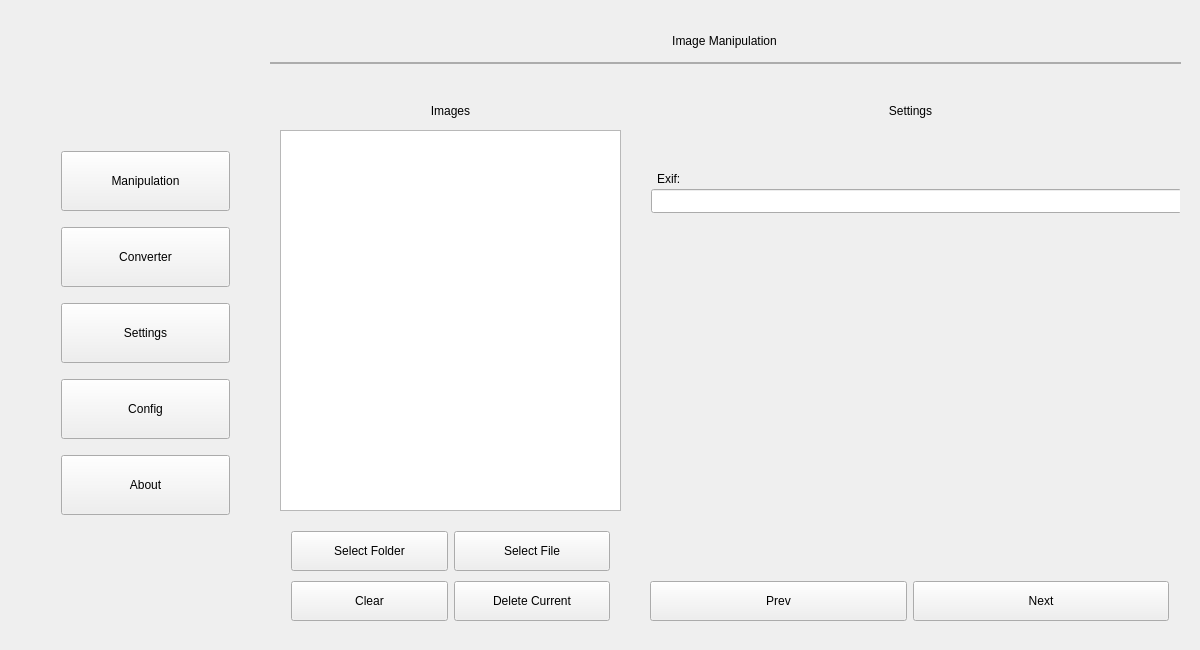
<?xml version="1.0" encoding="UTF-8"?>
<ui version="4.0">
 <class>ImageEditClass</class>
 <widget class="QMainWindow" name="ImageEditClass">
  <property name="geometry">
   <rect>
    <x>0</x>
    <y>0</y>
    <width>1200</width>
    <height>650</height>
   </rect>
  </property>
  <property name="windowTitle">
   <string>ImageManip</string>
  </property>
  <property name="styleSheet">
   <string notr="true"/>
  </property>
  <widget class="QWidget" name="centralWidget">
   <property name="maximumSize">
    <size>
     <width>1200</width>
     <height>650</height>
    </size>
   </property>
   <property name="styleSheet">
    <string notr="true"/>
   </property>
   <widget class="QWidget" name="verticalLayoutWidget">
    <property name="geometry">
     <rect>
      <x>50</x>
      <y>130</y>
      <width>191</width>
      <height>411</height>
     </rect>
    </property>
    <layout class="QVBoxLayout" name="MenuContainer">
     <item>
      <widget class="QPushButton" name="PushButton_Main">
       <property name="minimumSize">
        <size>
         <width>0</width>
         <height>60</height>
        </size>
       </property>
       <property name="font">
        <font/>
       </property>
       <property name="text">
        <string>Manipulation</string>
       </property>
       <property name="icon">
        <iconset theme="QIcon::ThemeIcon::FormatJustifyCenter"/>
       </property>
       <property name="iconSize">
        <size>
         <width>24</width>
         <height>24</height>
        </size>
       </property>
      </widget>
     </item>
     <item>
      <widget class="QPushButton" name="PushButton_Converter">
       <property name="minimumSize">
        <size>
         <width>0</width>
         <height>60</height>
        </size>
       </property>
       <property name="font">
        <font/>
       </property>
       <property name="text">
        <string>Converter</string>
       </property>
       <property name="icon">
        <iconset theme="QIcon::ThemeIcon::DocumentNew"/>
       </property>
       <property name="iconSize">
        <size>
         <width>24</width>
         <height>24</height>
        </size>
       </property>
      </widget>
     </item>
     <item>
      <widget class="QPushButton" name="PushButton_Settings">
       <property name="minimumSize">
        <size>
         <width>0</width>
         <height>60</height>
        </size>
       </property>
       <property name="font">
        <font/>
       </property>
       <property name="text">
        <string>Settings</string>
       </property>
       <property name="icon">
        <iconset theme="QIcon::ThemeIcon::DocumentProperties"/>
       </property>
       <property name="iconSize">
        <size>
         <width>24</width>
         <height>24</height>
        </size>
       </property>
      </widget>
     </item>
     <item>
      <widget class="QPushButton" name="PushButton_Config">
       <property name="minimumSize">
        <size>
         <width>0</width>
         <height>60</height>
        </size>
       </property>
       <property name="font">
        <font/>
       </property>
       <property name="text">
        <string>Config</string>
       </property>
       <property name="icon">
        <iconset theme="QIcon::ThemeIcon::FolderOpen"/>
       </property>
       <property name="iconSize">
        <size>
         <width>24</width>
         <height>24</height>
        </size>
       </property>
      </widget>
     </item>
     <item>
      <widget class="QPushButton" name="PushButton_About">
       <property name="minimumSize">
        <size>
         <width>0</width>
         <height>60</height>
        </size>
       </property>
       <property name="font">
        <font/>
       </property>
       <property name="text">
        <string>About</string>
       </property>
       <property name="icon">
        <iconset theme="QIcon::ThemeIcon::AddressBookNew"/>
       </property>
       <property name="iconSize">
        <size>
         <width>24</width>
         <height>24</height>
        </size>
       </property>
      </widget>
     </item>
    </layout>
   </widget>
   <widget class="QStackedWidget" name="stackedWidget">
    <property name="geometry">
     <rect>
      <x>270</x>
      <y>20</y>
      <width>911</width>
      <height>611</height>
     </rect>
    </property>
    <property name="currentIndex">
     <number>0</number>
    </property>
    <widget class="QWidget" name="ImageManipulation">
     <widget class="QWidget" name="verticalLayoutWidget_2">
      <property name="geometry">
       <rect>
        <x>-1</x>
        <y>0</y>
        <width>911</width>
        <height>41</height>
       </rect>
      </property>
      <layout class="QVBoxLayout" name="verticalLayout_2">
       <item>
        <widget class="QLabel" name="Label_ImageEdit">
         <property name="text">
          <string>Image Manipulation</string>
         </property>
         <property name="alignment">
          <set>Qt::AlignmentFlag::AlignCenter</set>
         </property>
        </widget>
       </item>
      </layout>
     </widget>
     <widget class="QListWidget" name="ListWidget_ManipImages">
      <property name="geometry">
       <rect>
        <x>10</x>
        <y>110</y>
        <width>341</width>
        <height>381</height>
       </rect>
      </property>
      <property name="acceptDrops">
       <bool>false</bool>
      </property>
      <property name="dragEnabled">
       <bool>false</bool>
      </property>
     </widget>
     <widget class="QWidget" name="widget" native="true">
      <property name="geometry">
       <rect>
        <x>510</x>
        <y>390</y>
        <width>311</width>
        <height>171</height>
       </rect>
      </property>
     </widget>
     <widget class="QWidget" name="horizontalLayoutWidget">
      <property name="geometry">
       <rect>
        <x>10</x>
        <y>500</y>
        <width>341</width>
        <height>51</height>
       </rect>
      </property>
      <layout class="QHBoxLayout" name="horizontalLayout">
       <item>
        <widget class="QPushButton" name="PushButton_ManipSelectFolder">
         <property name="minimumSize">
          <size>
           <width>0</width>
           <height>40</height>
          </size>
         </property>
         <property name="text">
          <string>Select Folder</string>
         </property>
        </widget>
       </item>
       <item>
        <widget class="QPushButton" name="PushButton_ManipSelectFile">
         <property name="minimumSize">
          <size>
           <width>0</width>
           <height>40</height>
          </size>
         </property>
         <property name="text">
          <string>Select File</string>
         </property>
        </widget>
       </item>
      </layout>
     </widget>
     <widget class="QWidget" name="horizontalLayoutWidget_2">
      <property name="geometry">
       <rect>
        <x>10</x>
        <y>550</y>
        <width>341</width>
        <height>51</height>
       </rect>
      </property>
      <layout class="QHBoxLayout" name="horizontalLayout_2">
       <item>
        <widget class="QPushButton" name="PushButton_ManipClear">
         <property name="minimumSize">
          <size>
           <width>0</width>
           <height>40</height>
          </size>
         </property>
         <property name="text">
          <string>Clear</string>
         </property>
        </widget>
       </item>
       <item>
        <widget class="QPushButton" name="PushButton_ManipDeleteEntry">
         <property name="minimumSize">
          <size>
           <width>0</width>
           <height>40</height>
          </size>
         </property>
         <property name="text">
          <string>Delete Current</string>
         </property>
        </widget>
       </item>
      </layout>
     </widget>
     <widget class="QWidget" name="Widget_ManipLine" native="true">
      <property name="geometry">
       <rect>
        <x>0</x>
        <y>42</y>
        <width>921</width>
        <height>2</height>
       </rect>
      </property>
      <property name="styleSheet">
       <string notr="true">background:rgb(172, 172, 172)
</string>
      </property>
     </widget>
     <widget class="QWidget" name="verticalLayoutWidget_10">
      <property name="geometry">
       <rect>
        <x>10</x>
        <y>70</y>
        <width>341</width>
        <height>41</height>
       </rect>
      </property>
      <layout class="QVBoxLayout" name="verticalLayout_9">
       <item>
        <widget class="QLabel" name="Label_ManipFiles">
         <property name="text">
          <string>Images</string>
         </property>
         <property name="alignment">
          <set>Qt::AlignmentFlag::AlignCenter</set>
         </property>
        </widget>
       </item>
      </layout>
     </widget>
     <widget class="QWidget" name="verticalLayoutWidget_9">
      <property name="geometry">
       <rect>
        <x>350</x>
        <y>70</y>
        <width>581</width>
        <height>41</height>
       </rect>
      </property>
      <layout class="QVBoxLayout" name="verticalLayout_8">
       <item>
        <widget class="QLabel" name="Label_ManipSettings">
         <property name="text">
          <string>Settings</string>
         </property>
         <property name="alignment">
          <set>Qt::AlignmentFlag::AlignCenter</set>
         </property>
        </widget>
       </item>
      </layout>
     </widget>
     <widget class="QWidget" name="horizontalLayoutWidget_5">
      <property name="geometry">
       <rect>
        <x>369</x>
        <y>550</y>
        <width>541</width>
        <height>61</height>
       </rect>
      </property>
      <layout class="QHBoxLayout" name="horizontalLayout_5">
       <item>
        <widget class="QPushButton" name="PushButton_ManipPrev">
         <property name="minimumSize">
          <size>
           <width>0</width>
           <height>40</height>
          </size>
         </property>
         <property name="text">
          <string>Prev</string>
         </property>
        </widget>
       </item>
       <item>
        <widget class="QPushButton" name="PushButton_ManipNext">
         <property name="minimumSize">
          <size>
           <width>0</width>
           <height>40</height>
          </size>
         </property>
         <property name="text">
          <string>Next</string>
         </property>
        </widget>
       </item>
      </layout>
     </widget>
     <widget class="QStackedWidget" name="stackedWidget_2">
      <property name="geometry">
       <rect>
        <x>369</x>
        <y>129</y>
        <width>541</width>
        <height>361</height>
       </rect>
      </property>
      <widget class="QWidget" name="Exif">
       <widget class="QLabel" name="label">
        <property name="geometry">
         <rect>
          <x>18</x>
          <y>20</y>
          <width>61</width>
          <height>20</height>
         </rect>
        </property>
        <property name="text">
         <string>Exif: </string>
        </property>
       </widget>
       <widget class="QLineEdit" name="lineEdit">
        <property name="geometry">
         <rect>
          <x>12</x>
          <y>40</y>
          <width>531</width>
          <height>24</height>
         </rect>
        </property>
       </widget>
      </widget>
      <widget class="QWidget" name="IPTC"/>
      <widget class="QWidget" name="XMP"/>
      <widget class="QWidget" name="DC"/>
     </widget>
    </widget>
    <widget class="QWidget" name="Converter">
     <widget class="QWidget" name="verticalLayoutWidget_4">
      <property name="geometry">
       <rect>
        <x>0</x>
        <y>0</y>
        <width>911</width>
        <height>41</height>
       </rect>
      </property>
      <layout class="QVBoxLayout" name="verticalLayout">
       <item>
        <widget class="QLabel" name="Label_Converter">
         <property name="font">
          <font>
           <family>Exo 2</family>
           <pointsize>18</pointsize>
           <bold>true</bold>
          </font>
         </property>
         <property name="text">
          <string>Converter</string>
         </property>
         <property name="alignment">
          <set>Qt::AlignmentFlag::AlignCenter</set>
         </property>
        </widget>
       </item>
      </layout>
     </widget>
     <widget class="QListWidget" name="ListWidget_Converter">
      <property name="geometry">
       <rect>
        <x>10</x>
        <y>110</y>
        <width>341</width>
        <height>381</height>
       </rect>
      </property>
     </widget>
     <widget class="QWidget" name="horizontalLayoutWidget_3">
      <property name="geometry">
       <rect>
        <x>10</x>
        <y>500</y>
        <width>341</width>
        <height>51</height>
       </rect>
      </property>
      <layout class="QHBoxLayout" name="horizontalLayout_3">
       <item>
        <widget class="QPushButton" name="PushButton_SelectFolderConverter">
         <property name="minimumSize">
          <size>
           <width>0</width>
           <height>40</height>
          </size>
         </property>
         <property name="text">
          <string>Select Folder</string>
         </property>
        </widget>
       </item>
       <item>
        <widget class="QPushButton" name="PushButton_SelectFileConverter">
         <property name="minimumSize">
          <size>
           <width>0</width>
           <height>40</height>
          </size>
         </property>
         <property name="text">
          <string>Select File</string>
         </property>
        </widget>
       </item>
      </layout>
     </widget>
     <widget class="QWidget" name="horizontalLayoutWidget_4">
      <property name="geometry">
       <rect>
        <x>10</x>
        <y>550</y>
        <width>341</width>
        <height>51</height>
       </rect>
      </property>
      <layout class="QHBoxLayout" name="horizontalLayout_4">
       <item>
        <widget class="QPushButton" name="PushButton_ClearConverter">
         <property name="minimumSize">
          <size>
           <width>0</width>
           <height>40</height>
          </size>
         </property>
         <property name="text">
          <string>Clear</string>
         </property>
        </widget>
       </item>
       <item>
        <widget class="QPushButton" name="PushButton_DeleteCurrentConverter">
         <property name="minimumSize">
          <size>
           <width>0</width>
           <height>40</height>
          </size>
         </property>
         <property name="text">
          <string>Delete Current</string>
         </property>
        </widget>
       </item>
      </layout>
     </widget>
     <widget class="QComboBox" name="ComboBox_ConvertToType">
      <property name="geometry">
       <rect>
        <x>400</x>
        <y>160</y>
        <width>201</width>
        <height>24</height>
       </rect>
      </property>
      <property name="editable">
       <bool>false</bool>
      </property>
      <property name="currentText">
       <string/>
      </property>
     </widget>
     <widget class="QWidget" name="verticalLayoutWidget_5">
      <property name="geometry">
       <rect>
        <x>350</x>
        <y>70</y>
        <width>581</width>
        <height>41</height>
       </rect>
      </property>
      <layout class="QVBoxLayout" name="verticalLayout_4">
       <item>
        <widget class="QLabel" name="Label_ConverterSettings">
         <property name="text">
          <string>Settings</string>
         </property>
         <property name="alignment">
          <set>Qt::AlignmentFlag::AlignCenter</set>
         </property>
        </widget>
       </item>
      </layout>
     </widget>
     <widget class="QWidget" name="verticalLayoutWidget_6">
      <property name="geometry">
       <rect>
        <x>10</x>
        <y>70</y>
        <width>341</width>
        <height>41</height>
       </rect>
      </property>
      <layout class="QVBoxLayout" name="verticalLayout_5">
       <item>
        <widget class="QLabel" name="Label_ConverterFiles">
         <property name="text">
          <string>Images</string>
         </property>
         <property name="alignment">
          <set>Qt::AlignmentFlag::AlignCenter</set>
         </property>
        </widget>
       </item>
      </layout>
     </widget>
     <widget class="QLabel" name="Label_ConverterType">
      <property name="geometry">
       <rect>
        <x>400</x>
        <y>140</y>
        <width>201</width>
        <height>20</height>
       </rect>
      </property>
      <property name="text">
       <string>Type</string>
      </property>
      <property name="alignment">
       <set>Qt::AlignmentFlag::AlignCenter</set>
      </property>
     </widget>
     <widget class="QSlider" name="Slider_ConverterQuality">
      <property name="geometry">
       <rect>
        <x>400</x>
        <y>230</y>
        <width>201</width>
        <height>21</height>
       </rect>
      </property>
      <property name="minimum">
       <number>1</number>
      </property>
      <property name="maximum">
       <number>100</number>
      </property>
      <property name="pageStep">
       <number>2</number>
      </property>
      <property name="value">
       <number>80</number>
      </property>
      <property name="orientation">
       <enum>Qt::Orientation::Horizontal</enum>
      </property>
      <property name="tickPosition">
       <enum>QSlider::TickPosition::NoTicks</enum>
      </property>
     </widget>
     <widget class="QLabel" name="Label_ConverterQuality">
      <property name="geometry">
       <rect>
        <x>400</x>
        <y>211</y>
        <width>201</width>
        <height>20</height>
       </rect>
      </property>
      <property name="text">
       <string>Quality</string>
      </property>
      <property name="alignment">
       <set>Qt::AlignmentFlag::AlignCenter</set>
      </property>
     </widget>
     <widget class="QLabel" name="Label_SliderValue">
      <property name="geometry">
       <rect>
        <x>610</x>
        <y>230</y>
        <width>21</width>
        <height>21</height>
       </rect>
      </property>
      <property name="text">
       <string>80</string>
      </property>
     </widget>
     <widget class="QPushButton" name="PushButton_SelectDstFolderConverter">
      <property name="geometry">
       <rect>
        <x>670</x>
        <y>140</y>
        <width>231</width>
        <height>40</height>
       </rect>
      </property>
      <property name="minimumSize">
       <size>
        <width>0</width>
        <height>40</height>
       </size>
      </property>
      <property name="text">
       <string>Output Folder</string>
      </property>
     </widget>
     <widget class="QCheckBox" name="CheckBox_ConverterShowFileName">
      <property name="geometry">
       <rect>
        <x>400</x>
        <y>280</y>
        <width>161</width>
        <height>22</height>
       </rect>
      </property>
      <property name="text">
       <string>Only Show Filename</string>
      </property>
     </widget>
     <widget class="QWidget" name="Widget_ConverterLine" native="true">
      <property name="geometry">
       <rect>
        <x>0</x>
        <y>42</y>
        <width>921</width>
        <height>2</height>
       </rect>
      </property>
      <property name="styleSheet">
       <string notr="true">background:rgb(172, 172, 172)
</string>
      </property>
     </widget>
     <widget class="QWidget" name="verticalLayoutWidget_7">
      <property name="geometry">
       <rect>
        <x>350</x>
        <y>499</y>
        <width>581</width>
        <height>101</height>
       </rect>
      </property>
      <layout class="QVBoxLayout" name="verticalLayout_6">
       <item alignment="Qt::AlignmentFlag::AlignHCenter">
        <widget class="QPushButton" name="PushButton_ConvertConverter">
         <property name="sizePolicy">
          <sizepolicy hsizetype="Maximum" vsizetype="Fixed">
           <horstretch>0</horstretch>
           <verstretch>0</verstretch>
          </sizepolicy>
         </property>
         <property name="minimumSize">
          <size>
           <width>200</width>
           <height>50</height>
          </size>
         </property>
         <property name="inputMethodHints">
          <set>Qt::InputMethodHint::ImhNoAutoUppercase</set>
         </property>
         <property name="text">
          <string>Convert</string>
         </property>
         <property name="checkable">
          <bool>false</bool>
         </property>
         <property name="autoDefault">
          <bool>false</bool>
         </property>
         <property name="default">
          <bool>false</bool>
         </property>
         <property name="flat">
          <bool>false</bool>
         </property>
        </widget>
       </item>
       <item alignment="Qt::AlignmentFlag::AlignHCenter">
        <widget class="QProgressBar" name="progressBar">
         <property name="sizePolicy">
          <sizepolicy hsizetype="Minimum" vsizetype="Fixed">
           <horstretch>0</horstretch>
           <verstretch>0</verstretch>
          </sizepolicy>
         </property>
         <property name="minimumSize">
          <size>
           <width>500</width>
           <height>0</height>
          </size>
         </property>
         <property name="value">
          <number>0</number>
         </property>
         <property name="alignment">
          <set>Qt::AlignmentFlag::AlignLeading|Qt::AlignmentFlag::AlignLeft|Qt::AlignmentFlag::AlignVCenter</set>
         </property>
        </widget>
       </item>
      </layout>
     </widget>
     <widget class="QWidget" name="Widget_ConverterLineHorizontal" native="true">
      <property name="geometry">
       <rect>
        <x>641</x>
        <y>133</y>
        <width>2</width>
        <height>350</height>
       </rect>
      </property>
      <property name="styleSheet">
       <string notr="true">background:rgb(74, 74, 74)
</string>
      </property>
     </widget>
     <widget class="QWidget" name="verticalLayoutWidget_8">
      <property name="geometry">
       <rect>
        <x>670</x>
        <y>180</y>
        <width>231</width>
        <height>51</height>
       </rect>
      </property>
      <layout class="QVBoxLayout" name="verticalLayout_7">
       <item>
        <widget class="QLabel" name="Label_OutputFolderConverter">
         <property name="text">
          <string/>
         </property>
        </widget>
       </item>
      </layout>
     </widget>
     <widget class="QCheckBox" name="CheckBox_ConverterClearListAfter">
      <property name="geometry">
       <rect>
        <x>400</x>
        <y>300</y>
        <width>181</width>
        <height>22</height>
       </rect>
      </property>
      <property name="text">
       <string>Clear List After Converting</string>
      </property>
     </widget>
     <widget class="QCheckBox" name="CheckBox_ConverterMetadata">
      <property name="geometry">
       <rect>
        <x>400</x>
        <y>360</y>
        <width>201</width>
        <height>22</height>
       </rect>
      </property>
      <property name="text">
       <string>Clear Metadata</string>
      </property>
     </widget>
    </widget>
    <widget class="QWidget" name="Settings">
     <widget class="QWidget" name="Widget_SettingsLine" native="true">
      <property name="geometry">
       <rect>
        <x>0</x>
        <y>42</y>
        <width>921</width>
        <height>2</height>
       </rect>
      </property>
      <property name="styleSheet">
       <string notr="true">background:rgb(172, 172, 172)
</string>
      </property>
     </widget>
     <widget class="QWidget" name="verticalLayoutWidget_3">
      <property name="geometry">
       <rect>
        <x>0</x>
        <y>0</y>
        <width>911</width>
        <height>41</height>
       </rect>
      </property>
      <layout class="QVBoxLayout" name="verticalLayout_10">
       <item>
        <widget class="QLabel" name="Label_Settings">
         <property name="text">
          <string>Settings</string>
         </property>
         <property name="alignment">
          <set>Qt::AlignmentFlag::AlignCenter</set>
         </property>
        </widget>
       </item>
      </layout>
     </widget>
    </widget>
    <widget class="QWidget" name="About">
     <widget class="QWidget" name="Widget_AboutLine" native="true">
      <property name="geometry">
       <rect>
        <x>0</x>
        <y>42</y>
        <width>921</width>
        <height>2</height>
       </rect>
      </property>
      <property name="styleSheet">
       <string notr="true">background:rgb(172, 172, 172)
</string>
      </property>
     </widget>
     <widget class="QWidget" name="verticalLayoutWidget_11">
      <property name="geometry">
       <rect>
        <x>0</x>
        <y>0</y>
        <width>911</width>
        <height>41</height>
       </rect>
      </property>
      <layout class="QVBoxLayout" name="verticalLayout_3">
       <item>
        <widget class="QLabel" name="Label_About">
         <property name="font">
          <font>
           <family>Exo 2</family>
           <pointsize>18</pointsize>
           <bold>true</bold>
          </font>
         </property>
         <property name="text">
          <string>About</string>
         </property>
         <property name="alignment">
          <set>Qt::AlignmentFlag::AlignCenter</set>
         </property>
        </widget>
       </item>
      </layout>
     </widget>
    </widget>
    <widget class="QWidget" name="Config">
     <widget class="QWidget" name="Widget_SettingsLine_2" native="true">
      <property name="geometry">
       <rect>
        <x>0</x>
        <y>42</y>
        <width>921</width>
        <height>2</height>
       </rect>
      </property>
      <property name="styleSheet">
       <string notr="true">background:rgb(172, 172, 172)
</string>
      </property>
     </widget>
     <widget class="QWidget" name="verticalLayoutWidget_12">
      <property name="geometry">
       <rect>
        <x>0</x>
        <y>0</y>
        <width>911</width>
        <height>41</height>
       </rect>
      </property>
      <layout class="QVBoxLayout" name="verticalLayout_11">
       <item>
        <widget class="QLabel" name="Label_Config">
         <property name="font">
          <font>
           <family>Exo 2</family>
           <pointsize>18</pointsize>
           <bold>true</bold>
          </font>
         </property>
         <property name="text">
          <string>Config</string>
         </property>
         <property name="alignment">
          <set>Qt::AlignmentFlag::AlignCenter</set>
         </property>
        </widget>
       </item>
      </layout>
     </widget>
    </widget>
   </widget>
  </widget>
 </widget>
 <layoutdefault spacing="6" margin="11"/>
 <resources>
  <include location="ImageEdit.qrc"/>
  <include location="ressourcesImages.qrc"/>
 </resources>
 <connections/>
</ui>
